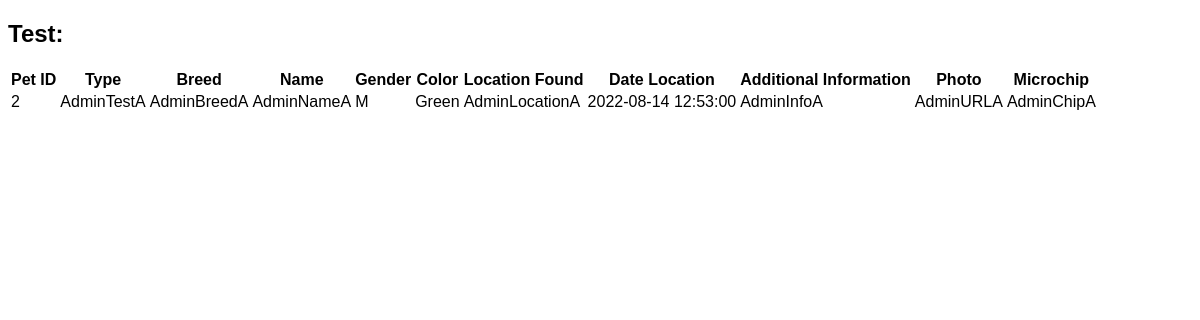
The page /Found.php on the database its author committed.
### tables this page shows
CREATE TABLE `found_pets` (
  `Find_Pets_id` int(11) NOT NULL,
  `Type` varchar(25) NOT NULL,
  `Breed` varchar(25) NOT NULL,
  `Name` varchar(25) NOT NULL,
  `Gender` char(1) NOT NULL,
  `Color` varchar(25) NOT NULL,
  `Location_Found` varchar(40) NOT NULL,
  `DateTime_Found` datetime NOT NULL,
  `Microchip` varchar(25) NOT NULL,
  `Additional_Information` varchar(1000) NOT NULL,
  `Upload_Photo` varchar(1000) NOT NULL,
  `Roles_Found_Pets` varchar(25) NOT NULL
);

### Found.php (the view, shortened to what this page needs)
<!DOCTYPE html>
<html lang="en">
<head>
</head>
<body>
	<h2>Test:</h2>
	<?php
	require_once 'Config.php';
	$sql = "SELECT * FROM found_pets";
	if($result = $mysqli->query($sql)){
		if($result->num_rows < 1){
			echo '<div class="alert alert-danger"><em>No records were found.</em></div>';
		} else {
			echo '<table>';
                echo "<thead>";
                  echo "<tr>";
                    echo '<th>Pet ID</th>';
                    echo "<th>Type</th>";
                    echo "<th>Breed</th>";
                    echo "<th>Name</th>";
                    echo "<th>Gender</th>";
                    echo "<th>Color</th>";
                    echo "<th>Location Found</th>";
                    echo "<th>Date Location</th>";
                    echo "<th>Additional Information</th>";
                    echo "<th>Photo</th>";
                    echo "<th>Microchip</th>";
                  echo "</tr>";
                echo "</thead>";
				echo "<tbody>";
					while($row = $result -> fetch_array()){
						echo "<tr>";
							echo "<td>". $row['Find_Pets_id']. "</td>";
							echo "<td>". $row['Type']. "</td>";
							echo "<td>". $row['Breed']. "</td>";
							echo "<td>". $row['Name']. "</td>";
							echo "<td>". $row['Gender']. "</td>";
							echo "<td>". $row['Color']. "</td>";
							echo "<td>". $row['Location_Found']. "</td>";
							echo "<td>". $row['DateTime_Found']. "</td>";
							echo "<td>". $row['Additional_Information']. "</td>";
							echo "<td>". $row['Upload_Photo']. "</td>";
							echo "<td>". $row['Microchip']. "</td>";
						echo "</tr>";
					}
				echo "</tbody>";
			echo "</table>";
		}
	} else {
		echo "Oops! Something went wrong. Please try again later.";
	}
	?>
</body>

### Found.php (style rules this page uses)
body { margin: 5; background-color: #FFFFFF; font-family: 'Trebuchet MS', 'Lucida Sans Unicode', 'Lucida Grande', 'Lucida Sans', Arial, sans-serif; }

### rows shown on the page
found_pets: Find_Pets_id "2", Type "AdminTestA", Breed "AdminBreedA", Name "AdminNameA", Gender "M", Color "Green", Location_Found "AdminLocationA", DateTime_Found "2022-08-14 12:53:00", Additional_Information "AdminInfoA", Upload_Photo "AdminURLA", Microchip "AdminChipA"
